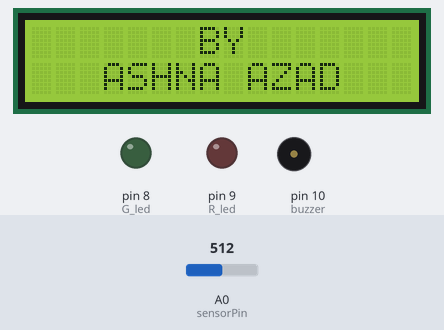
Bench run of a sketch on a simulated Arduino Uno, built with avr-gcc and run on an emulated ATmega328P. Shown: 16×2 character LCD, output pins drawn as LEDs (lit = HIGH), buzzer (waves = sounding, pin HIGH). The test bench sets the inputs (shaded band); at power-on: A0 (sensorPin) = 512. What the sketch prints to the serial monitor is not drawn.

Above: at 2.2 s.
At 9.4 s:
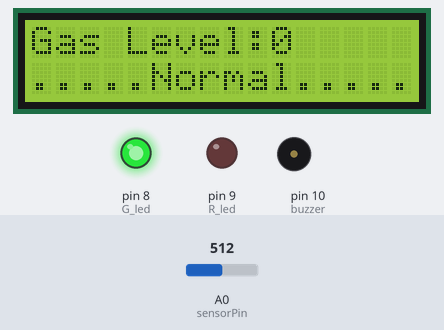
9.5 s: A0 (sensorPin) set to 307
11.0 s: A0 (sensorPin) set to 286
At 11.5 s:
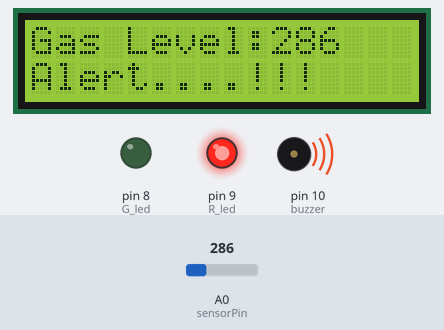
12.6 s: A0 (sensorPin) set to 122
At 14.2 s:
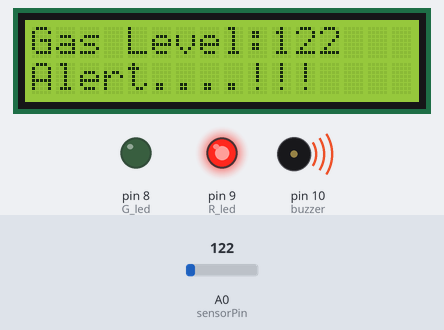
14.8 s: A0 (sensorPin) set to 306
At 17.0 s:
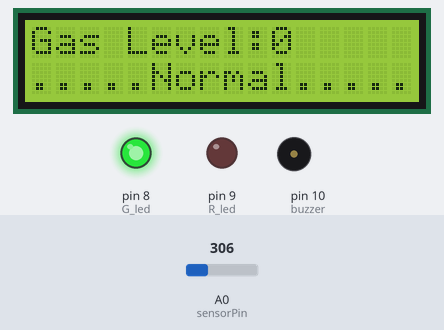
Timing chart, 0 to 18.1 s (numbered marks = the images above; inputs shaded):
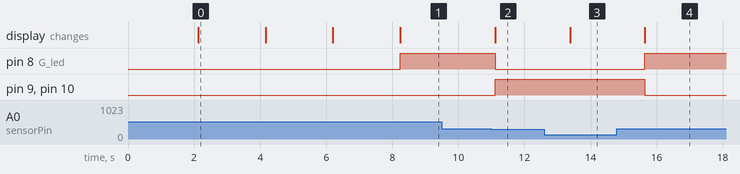

The sketch:

code.ino
```cpp
#include <LiquidCrystal_I2C.h>
LiquidCrystal_I2C lcd(0x3F, 16, 2);

int sensorPin = A0; // choose the input pin (for GAS sensor)
int buzzer = 10; // choose the pin for the Buzzer
int G_led = 8; // choose the pin for the Green LED
int R_led = 9; // choose the pin for the Red Led


int read_value; // variable for reading the gaspin status
int set = 300;  // we start, assuming Smoke detected

void setup(){
pinMode(sensorPin, INPUT); // declare sensor as input

lcd.init();
lcd.backlight();
pinMode(buzzer,OUTPUT); // declare Buzzer as output
pinMode(R_led,OUTPUT); // declare Red LED as output
pinMode(G_led,OUTPUT); // declare Green LED as output
pinMode(A1,INPUT);

lcd.clear();
lcd.setCursor(0,0);
lcd.print("   WELCOME To   ");
lcd.setCursor(0,1);
lcd.print("  GAS Detector  ");
delay(2000);
lcd.clear();
lcd.setCursor(0,0);
lcd.print("       BY       ");
lcd.setCursor(0,1);
lcd.print("   ASHNA AZAD   ");
delay(2000);
lcd.clear();
lcd.setCursor(0,0);
lcd.print("       BY       ");
lcd.setCursor(0,1);
lcd.print("   ASHLY JOSHY   ");
delay(2000);
lcd.clear();
lcd.setCursor(0,0);
lcd.print("       BY       ");
lcd.setCursor(0,1);
lcd.print("  BIYANKA MANI  ");
delay(2000);
lcd.clear();
Serial.begin(9600);
}

void loop(){
read_value = (analogRead(sensorPin)); // read input value
Serial.println(read_value);
//read_value = read_value - 650;
//if(read_value<0){read_value=0;}

if(read_value<set){ // check if the Smoke variable is High
lcd.setCursor(0, 1);
lcd.print("Alert....!!!    ");
lcd.setCursor(0, 0);
lcd.print("Gas Level:");
lcd.print(read_value);
lcd.print("  ");
digitalWrite(buzzer, HIGH); // Turn LED on.
digitalWrite(R_led, HIGH); // Turn LED on.
digitalWrite(G_led, LOW); // Turn LED off.
delay(1000);
}

if(read_value>set){ // check if the Smoke variable is Low
lcd.setCursor(0, 0);
lcd.print("Gas Level:0     ");
lcd.setCursor(0, 1);
lcd.print(".....Normal.....");
digitalWrite(buzzer, LOW); // Turn LED on.
digitalWrite(R_led, LOW); // Turn LED on.
digitalWrite(G_led, HIGH); // Turn LED on.
}
delay(100);
}
```

Measured:
- the behaviour switches between 300 and 299 on A0 (sensorPin) (found by bisection; images 1 and 2)
- after the input at 9.5 s, every drawn part: stays the same
- after the input at 11.0 s, pin 8 (G_led): HIGH → LOW after 0.12 s; pin 9 (R_led), pin 10 (buzzer): LOW → HIGH after 0.12 s; the display: changes after 0.12 s (image 2)
- after the input at 12.6 s, the display: changes after 0.78 s (image 3)
- after the input at 14.8 s, pin 8 (G_led): LOW → HIGH after 0.85 s; pin 9 (R_led), pin 10 (buzzer): HIGH → LOW after 0.85 s; the display: changes after 0.85 s (image 4)
- what the display in image 0 shows lasts 2.1 s, from 2.1 s to 4.2 s
